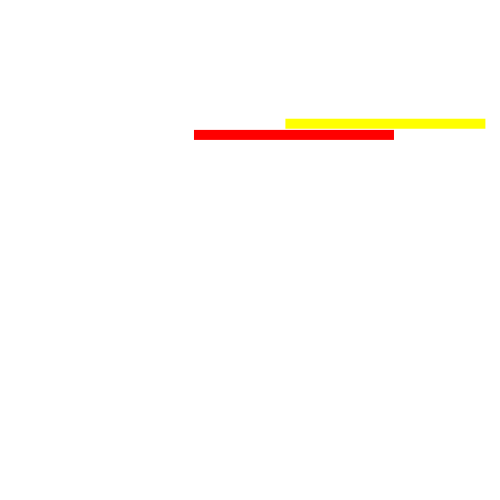
Frame 1 (no input)
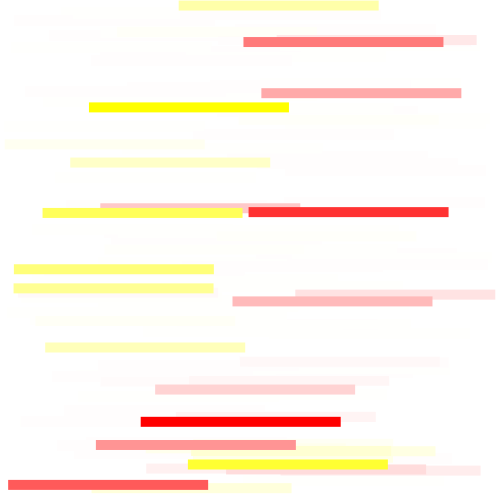
Frame 60 (the mouse pressed at the canvas centre just before this capture)
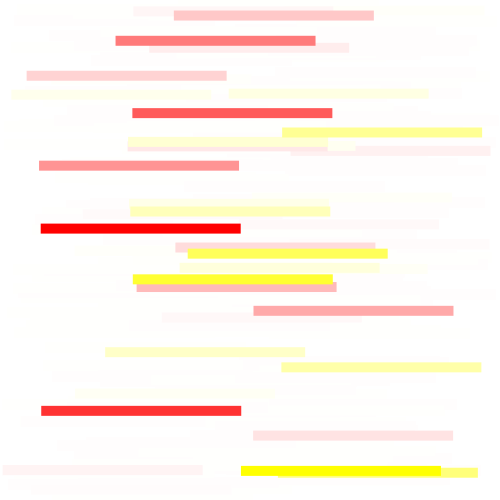
Frame 120 (the mouse held since frame 60 and released just before this capture)

The Processing sketch that drew these frames (run headless with seeded random() and noise(); from frame 60 on, the mouse is pressed at the canvas centre):

// Processing sketch: processing_139129
// ── processing_139129.pde

void setup() {
  size(500, 500);
  background(255);
  frameRate(10);
}

void draw() {
  fill(255, 50);
  noStroke();
  rect(0, 0, 500, 500);
  //here we call the first flashy rectangle, the one in red
  fill(255, 0, 0);
  moveShapes();
  //here we call the second flashy rectangle, the one in yellow
  fill(255, 255, 0);
  moveShapes();
  //we could add more if we want...
}

//here we define our function: just a rectangle that appears randomly on the screen
void moveShapes() {
  rect(random(300), random(500), 200, 10);
}
